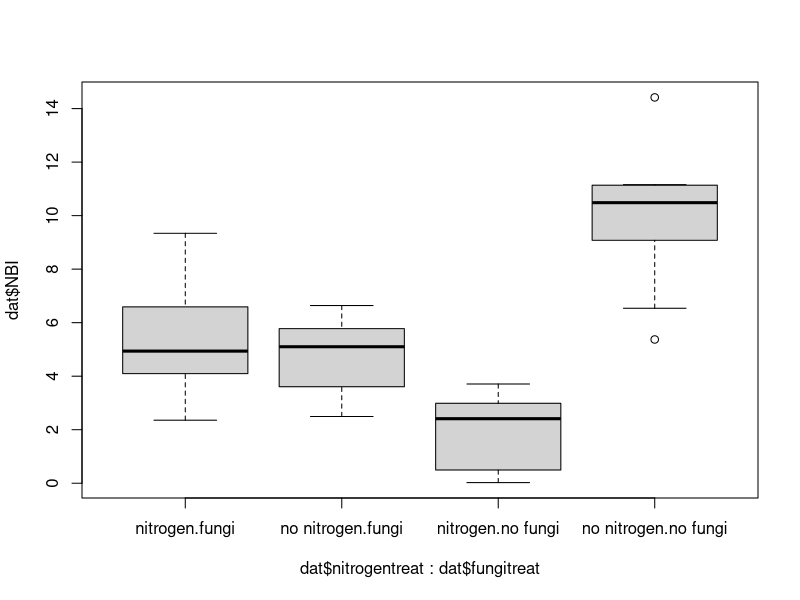
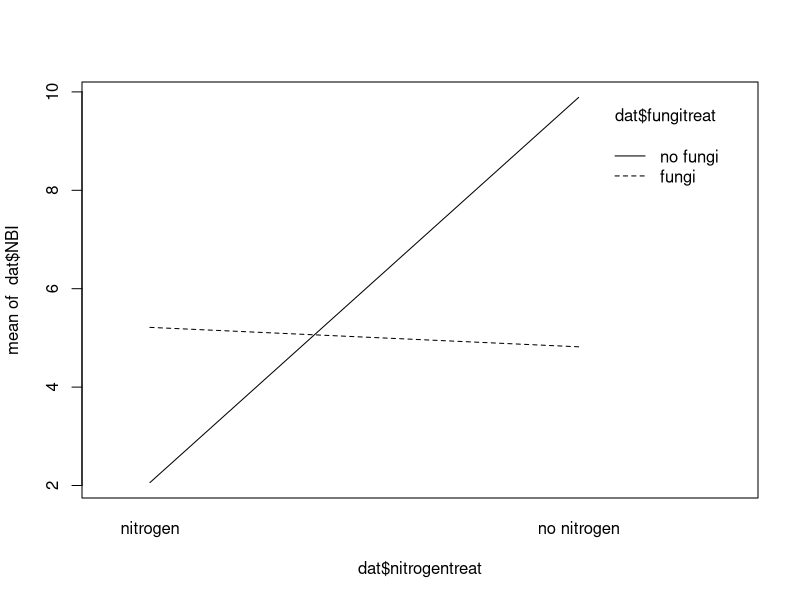
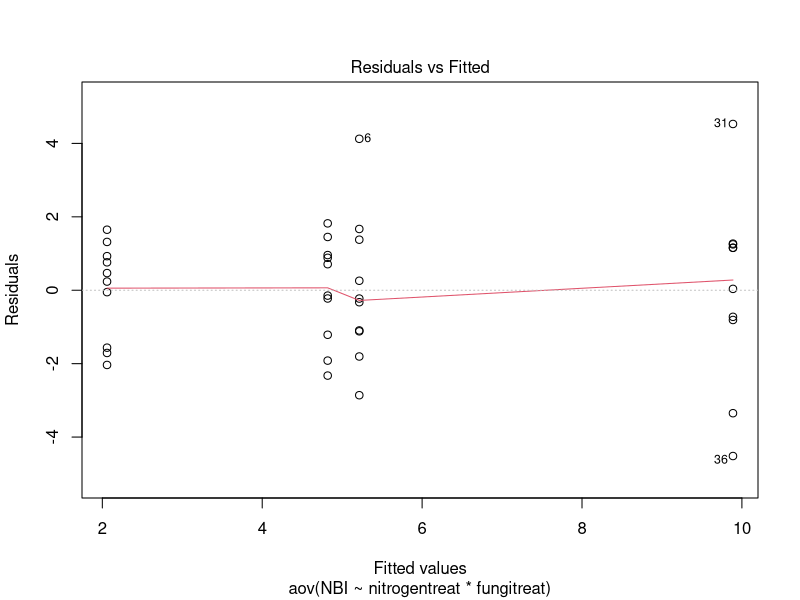
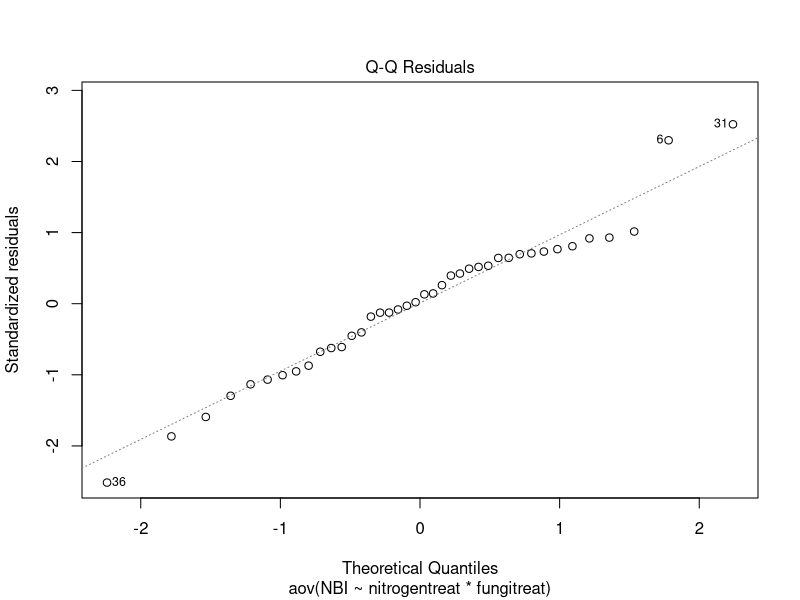
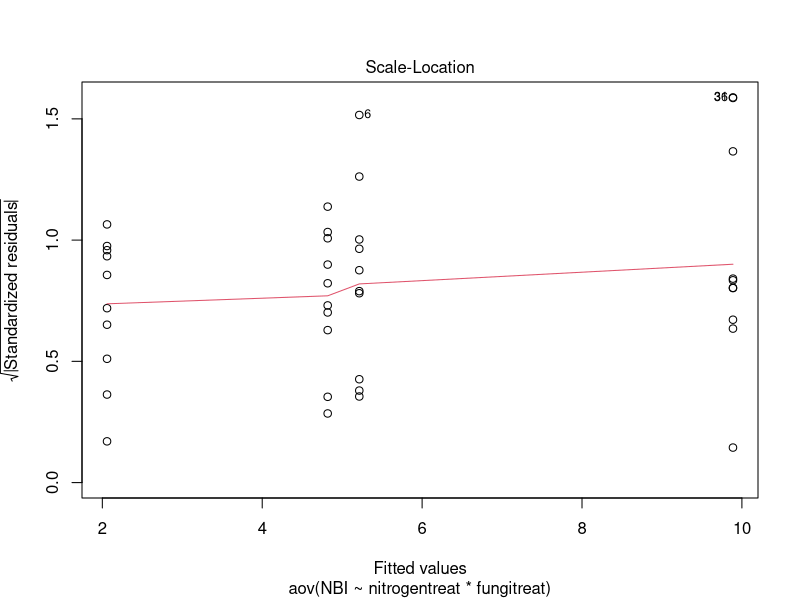
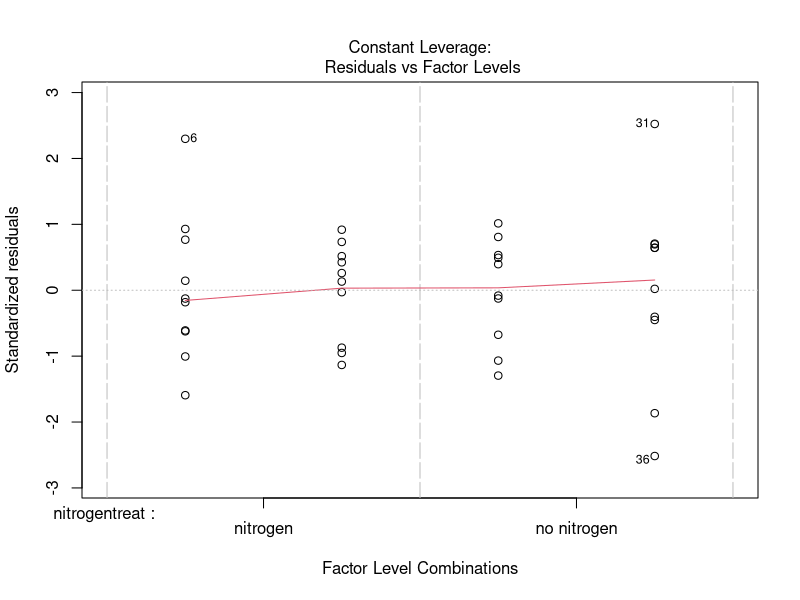

Recreate these plots in R, in order. (Note: this script raises an error after producing the figures.)
### 2-way ANOVA ###

library(tidyverse)
library(here)
library(MASS)
library(emmeans)
library(multcomp)

### Read in data ###
dat <- read.csv(here("data", "Lect08 data.csv"), header=TRUE)

### Plot the data ###
# basic boxplot
boxplot(dat$NBI ~ dat$nitrogentreat + dat$fungitreat)

# Grouped boxplot
box.pl <- dat %>% ggplot(aes(x = nitrogentreat, y = NBI, fill = fungitreat)) +
                  geom_boxplot(position = "dodge")

# Interaction plot
interaction.plot(dat$nitrogentreat, dat$fungitreat, dat$NBI)

### ANOVA ###
mod1.aov <- aov(NBI ~ nitrogentreat*fungitreat, data = dat)
summary(mod1.aov)

# Check assumptions
plot(mod1.aov)
leveneTest(mod1.aov)
boxcox(mod1.aov)

mod1.lm <- lm(NBI ~ nitrogentreat*fungitreat, data = dat)

### Post-hoc pairwise comparisons ###
## This will print differences among levels within each main effect and all pairwise comparisons
TukeyHSD(mod1.aov)

## For pairwise comparisons only:
# Create interaction term
tw_int <- with(dat, interaction(nitrogentreat, fungitreat))

# Re-run model specifying the interaction term
mod.int <- aov(NBI~tw_int, data = dat)

# Call Tukey's HSD on the model that explicitly specifies the interaction term
TukeyHSD(mod.int)

## Generate letters for display on figures
# Requires emmeans and multcomp packages. 
inter.ph <- emmeans(mod.int, "tw_int")
inter.ph.lett <- cld(inter.ph, Letter = "abcdefg")

# Plot
dw.pl <- ggplot(data = inter.ph.lett, aes(x = tw_int, y = emmean)) +
  geom_errorbar(aes(ymin = lower.CL, 
                    ymax = upper.CL), 
                width = 0.2) +
  geom_point() +
  geom_text(aes(label = gsub(" ", "", .group)),
            position = position_nudge(x = 0.2))
